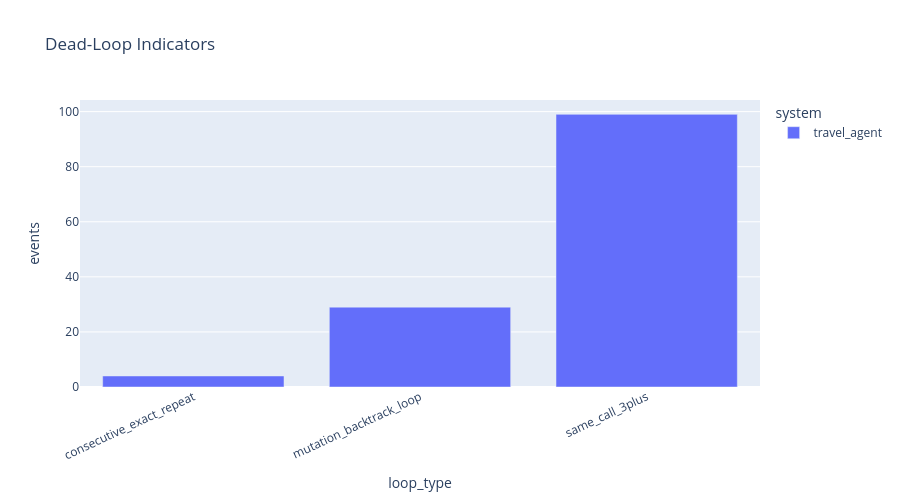

Here is the notebook cell this chart was saved with:
### Markdown cell above
## 5. Dead Loops

### Code cell
loop_rows = []

def detect_loops(df, system):
    for thread_id, g in df.sort_values(["thread_id", "call_index"]).groupby("thread_id"):
        rows = g.to_dict("records")
        # Consecutive exact repeat: A, A, A
        streak = 1
        prev_key = None
        for row in rows:
            key = (row["name"], row.get("args_norm") or row.get("query_norm"))
            if key == prev_key:
                streak += 1
            else:
                streak = 1
            if streak >= 2:
                loop_rows.append({"system": system, "thread_id": thread_id, "root_run_id": row.get("root_run_id"), "loop_type": "consecutive_exact_repeat", "tool": row["name"], "count": streak, "example": row.get("query_norm") or row.get("args_norm")})
            prev_key = key

        # Alternating mutation loop: add/delete/add/delete or insert/delete repeated on same day/position-ish args.
        for i in range(len(rows) - 3):
            seq = rows[i:i+4]
            names = [r["name"] for r in seq]
            if names in (["add_slot", "delete_slot", "add_slot", "delete_slot"], ["insert_slot", "delete_slot", "insert_slot", "delete_slot"], ["delete_slot", "add_slot", "delete_slot", "add_slot"], ["delete_slot", "insert_slot", "delete_slot", "insert_slot"]):
                loop_rows.append({"system": system, "thread_id": thread_id, "root_run_id": seq[-1].get("root_run_id"), "loop_type": "mutation_backtrack_loop", "tool": " -> ".join(names), "count": 4, "example": safe_json([s.get("tool_args") for s in seq])})

        # Excessive same query in one thread.
        counts = Counter((r["name"], r.get("query_norm") or r.get("args_norm")) for r in rows)
        for (tool, q), count in counts.items():
            if q and count >= 3:
                loop_rows.append({"system": system, "thread_id": thread_id, "root_run_id": rows[0].get("root_run_id"), "loop_type": "same_call_3plus", "tool": tool, "count": count, "example": q})

detect_loops(travel_runs, "travel_agent")
detect_loops(baseline_tools, "baseline")
loops_df = pd.DataFrame(loop_rows).drop_duplicates() if loop_rows else pd.DataFrame()

display(loops_df.sort_values(["system", "count"], ascending=[True, False]).head(100) if not loops_df.empty else pd.DataFrame({"status": ["No dead-loop indicators found"]}))
if not loops_df.empty:
    fig = px.bar(loops_df.groupby(["system", "loop_type"]).size().reset_index(name="events"), x="loop_type", y="events", color="system", barmode="group", title="Dead-Loop Indicators")
    fig.update_layout(height=500, xaxis_tickangle=-25)
    fig.show()

### Figure 1 — Plotly figure (JSON) as saved in the notebook; plotly's stock layout.template omitted (floating-point values rounded to 4 significant figures)
{"data": [{"alignmentgroup": "True", "hovertemplate": "system=travel_agent<br>loop_type=%{x}<br>events=%{y}<extra></extra>", "legendgroup": "travel_agent", "marker": {"color": "#636efa", "pattern": {"shape": ""}}, "name": "travel_agent", "offsetgroup": "travel_agent", "orientation": "v", "showlegend": true, "textposition": "auto", "type": "bar", "x": ["consecutive_exact_repeat", "mutation_backtrack_loop", "same_call_3plus"], "xaxis": "x", "y": [4, 29, 99], "yaxis": "y"}], "layout": {"barmode": "group", "height": 500, "legend": {"title": {"text": "system"}, "tracegroupgap": 0}, "title": {"text": "Dead-Loop Indicators"}, "xaxis": {"anchor": "y", "domain": [0.0, 1.0], "tickangle": -25, "title": {"text": "loop_type"}}, "yaxis": {"anchor": "x", "domain": [0.0, 1.0], "title": {"text": "events"}}}}
